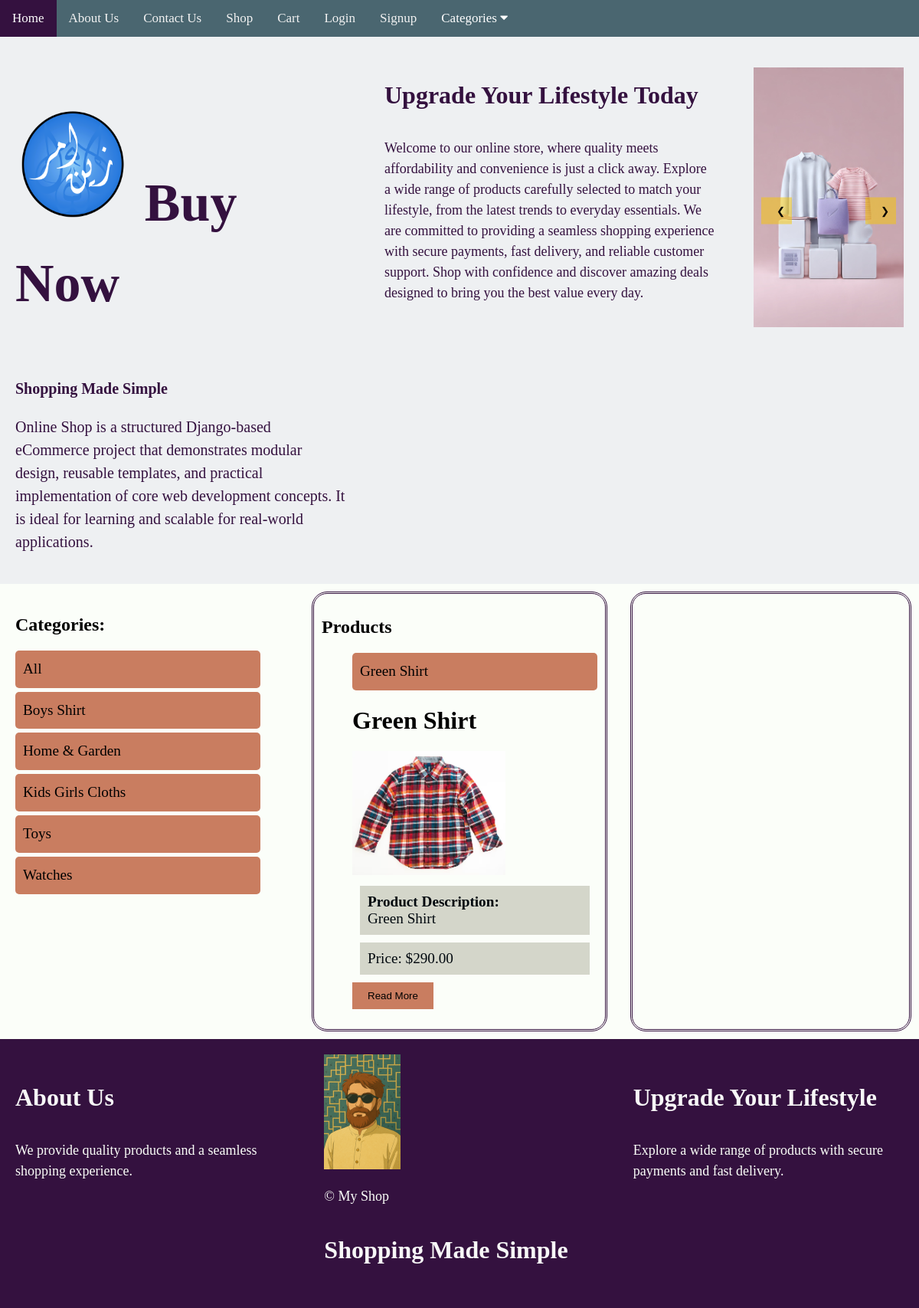
The page /shop/category/boys-shirt/ on the database its author committed.
### shop/models.py (models this page shows, shortened)
class Category(models.Model):
    name = models.CharField(max_length=200, db_index=True)
    slug = models.SlugField(max_length=200, unique=True)
    class Meta:
        ordering = ('name',) # Order categories alphabetically by name
        verbose_name = 'category'
        verbose_name_plural = 'categories' # Correct plural for admin display

class Product(models.Model):
    category = models.ForeignKey(
        Category,
        related_name='products', # Allows you to access products from a category instance (e.g., category.products.all())
        on_delete=models.CASCADE, # If a category is deleted, all its products are also deleted
        null=True,   # Allows products to initially exist without a category (useful for migration)
        blank=True   # Allows the category field to be blank in forms
    )
    name = models.CharField(max_length=200, db_index=True)
    slug = models.SlugField(max_length=200, db_index=True, unique=True)
    description = models.TextField(blank=True)
    price = models.DecimalField(max_digits=10, decimal_places=2)
    image = models.ImageField(upload_to='products/%Y/%m/%d/', blank=True, null=True) # Organizes uploads by date
    available = models.BooleanField(default=True)
    created = models.DateTimeField(auto_now_add=True) # Automatically sets creation timestamp
    updated = models.DateTimeField(auto_now=True) # Automatically updates timestamp on every save
    class Meta:
        ordering = ('name',) # Order products alphabetically by name
        indexes = [
            Index(fields=['id', 'slug']), # Composite index for ID and slug
            Index(fields=['name']),      # Index on the product name
            Index(fields=['-created']),  # Index for ordering by creation date (e.g., for "new arrivals")
        ]
    def save(self, *args, **kwargs):
        if not self.slug:
            self.slug = slugify(self.name)
        super().save(*args, **kwargs)

### shop/views.py (the view)
# urls.py: path('category/<slug:category_slug>/', views.product_list, name='product_list_by_category'), # <--- ADDED 'category/' PREFIX
def product_list(request, category_slug=None): # <-- Added category_slug for filtering
    category = None
    categories = Category.objects.all() # <-- Fetch ALL categories here
    products = Product.objects.filter(available=True)
    if category_slug:
        category = get_object_or_404(Category, slug=category_slug)
        products = products.filter(category=category)
    return render(request, 'shop/product_list.html', {
        'category': category,
        'categories': categories, # <-- Pass categories to the template
        'products': products
    })

### shop/templates/shop/product_list.html (shortened to what this page needs)
{% extends "shop/base.html" %}
{% block content %}
<div class="row-3 content-grid bg-x5">
  <div class="grid-item-1">
    <div class="category-link">
   <h2> Categories: </h2>
        <li class="btn-a category-link">
      <a href="{% url 'product_list' %}">All</a>
      {% for cat in categories %}     </li>
      <li class="btn-a  category">
        <a href="{% url 'product_list_by_category' cat.slug %}">{{ cat.name }}</a>
      </li>
      {% endfor %}
    </div>
  </div>
  <div class="grid-item-1 bg-x68">
    <h2>Products </h2>
    <ul>
        {% for product in products %}
        <li class="btn-a  category">
                <a href="{% url 'product_detail' product.slug %}">{{ product.name }}</a>
            </li>
            <h1>{{ product.name }}</h1>
            <img src="{{ product.image.url }}" width="200">
            <p class="bg-x67"> <b> Product Description: </b> <br> {{ product.description }} </p>
            <p class="bg-x67"> Price: ${{ product.price }}</p>
            <button>  <a href="{% url 'product_detail' product.slug %}">Read More</a> </button>
  </div>
  <div class="grid-item-1  bg-x68">
        {% endfor %}
    {% endblock %}

### static/css/home.css (style rules this page uses)
body { background-color:#D4D6CA ; font-family: Georgia, 'Times New Roman', Times, serif; padding: 0px; margin: 0px; }
.bg-x5 { background-color: #FBFEF9; }
.bg-x68 { background-color: #FBFEF9; border: #34113F; border-radius: 20px; border-style: double; padding: 10px; margin: 10px; }
.bg-x67 { background-color:#D4D6CA ; color:#01080e ; font-family: Georgia, 'Times New Roman', Times, serif; font-size: larger; padding: 10px; margin: 10px; }
button { background-color: #C97D60; color: white; border: none; padding: 10px 20px; cursor: pointer; }
.content-grid { display: grid; gap: 10px; }
.grid-item-1 { padding:10px; margin: 10px; text-align: left; }
.row-1, .row-2, .row-3, .row-4 { display: grid; }
@media screen and (min-width: 768px) { .row-3 { grid-template-columns: 1fr 1fr 1fr; } }
li { font-family: 'Times New Roman', Times, serif; color: #34113F; font-size: larger; line-height: 1.5; padding: 0px; margin: 0px; }

### shop/templates/shop/product_list.html (style rules this page uses)
li { list-style-type: none; margin: 5px 0; padding: 10px; background-color: #C97D60; border-radius: 5px; text-decoration: none; width: 300px; text-decoration: none !important; color:rgb(0, 0, 0); }
a { text-decoration: none !important; color: #000000; }

### rows shown on the page
Category: name "Boys Shirt"
Category: name "Home & Garden"
Category: name "Kids Girls Cloths"
Category: name "Toys"
Category: name "Watches"
Product: name "Green Shirt", image (picture), description "Green Shirt", price "290.00"
